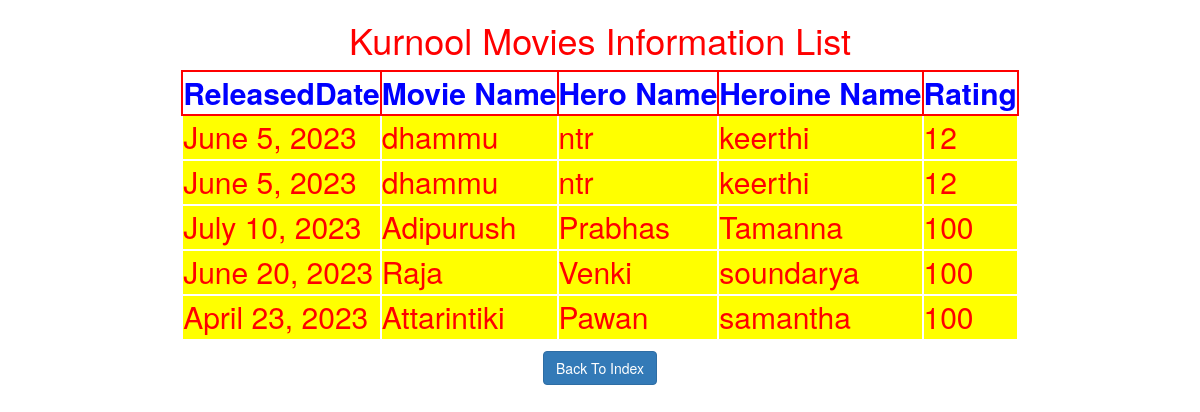
/listmovie/, run on the app's committed database.
### testapp/models.py (models this page shows)
class Movie(models.Model):
    rdate=models.DateField()
    moviename=models.CharField(max_length=30)
    hero=models.CharField(max_length=30)
    heroine=models.CharField(max_length=30)
    rating=models.IntegerField()

### testapp/views.py (the view)
# urls.py: path('listmovie/',views.listmovie_view)
def listmovie_view(request):
    movie_list=Movie.objects.all()
    return render(request,'testapp/listmovie.html',{'movie_list':movie_list})

### templates/testapp/listmovie.html (shortened to what this page needs)
<!DOCTYPE HTML PUBLIC "-//W3C//DTD HTML 4.01 Transitional//EN" "http://www.w3.org/TR/html4/loose.dtd">
{%load static%}
<html lang="en">
<head>
    <link rel="stylesheet" href="https://cdn.jsdelivr.net/npm/bootstrap@3.3.7/dist/css/bootstrap.min.css"
>
    <link rel="stylesheet" href="{% static "css/movie.css"%}">
</head>
<body>
<div class="container" align="center">
    <h1>Kurnool Movies Information List</h1>
    {%if movie_list%}
    <table>
        <thead>
        <th>ReleasedDate</th>
        <th>Movie Name</th>
        <th>Hero Name</th>
        <th>Heroine Name</th>
        <th>Rating</th>
        </thead>
        {% for movie in movie_list%}
        <tr>
            <td>{{movie.rdate}}</td>
            <td>{{movie.moviename}}</td>
            <td>{{movie.hero}}</td>
            <td>{{movie.heroine}}</td>
            <td>{{movie.rating}}</td>
        </tr>
        {%endfor%}
    </table>
    {%else%}
    <p>No movies Found</p>
    {%endif%}
    <a class="btn btn-primary" href="/" role="button">Back To Index</a>
</div>
</body>
</html>

### static/css/movie.css (style rules this page uses)
body { background:url("https://cdn.pixabay.com/photo/2022/05/21/21/47/river-7212351_1280.jpg"); background-repeat:no-repeat; background-size:cover; color:red; }
table,thead,th,tr,td { background:yellow; color:red; font-size:30px; border:2px solid white; margin:auto; margin-bottom:10px }
thead,th { border:2px solid red; background:white; color:blue }

### data on the page
Movie: rdate "June 5, 2023", moviename "dhammu", hero "ntr", heroine "keerthi", rating "12"
Movie: rdate "June 5, 2023", moviename "dhammu", hero "ntr", heroine "keerthi", rating "12"
Movie: rdate "July 10, 2023", moviename "Adipurush", hero "Prabhas", heroine "Tamanna", rating "100"
Movie: rdate "June 20, 2023", moviename "Raja", hero "Venki", heroine "soundarya", rating "100"
Movie: rdate "April 23, 2023", moviename "Attarintiki", hero "Pawan", heroine "samantha", rating "100"
